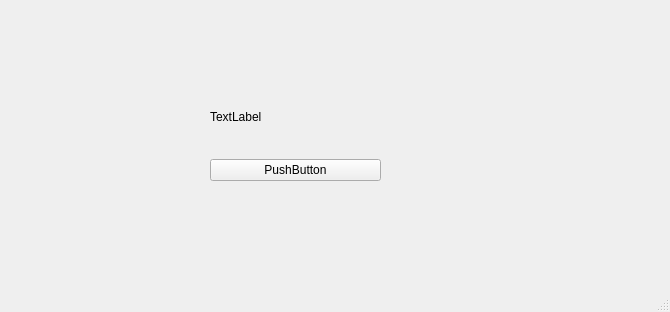
<?xml version="1.0" encoding="UTF-8"?>
<ui version="4.0">
 <class>MainWindow</class>
 <widget class="QMainWindow" name="MainWindow">
  <property name="geometry">
   <rect>
    <x>0</x>
    <y>0</y>
    <width>670</width>
    <height>312</height>
   </rect>
  </property>
  <property name="windowTitle">
   <string>MainWindow</string>
  </property>
  <widget class="QWidget" name="centralwidget">
   <widget class="QWidget" name="">
    <property name="geometry">
     <rect>
      <x>210</x>
      <y>80</y>
      <width>171</width>
      <height>101</height>
     </rect>
    </property>
    <layout class="QVBoxLayout" name="verticalLayout">
     <item>
      <widget class="QLabel" name="label">
       <property name="text">
        <string>TextLabel</string>
       </property>
      </widget>
     </item>
     <item>
      <widget class="QPushButton" name="pushButton">
       <property name="text">
        <string>PushButton</string>
       </property>
      </widget>
     </item>
    </layout>
   </widget>
  </widget>
  <widget class="QMenuBar" name="menubar">
   <property name="geometry">
    <rect>
     <x>0</x>
     <y>0</y>
     <width>670</width>
     <height>20</height>
    </rect>
   </property>
  </widget>
  <widget class="QStatusBar" name="statusbar"/>
 </widget>
 <resources/>
 <connections>
  <connection>
   <sender>pushButton</sender>
   <signal>clicked()</signal>
   <receiver>label</receiver>
   <slot>clear()</slot>
   <hints>
    <hint type="sourcelabel">
     <x>308</x>
     <y>185</y>
    </hint>
    <hint type="destinationlabel">
     <x>245</x>
     <y>117</y>
    </hint>
   </hints>
  </connection>
 </connections>
</ui>
